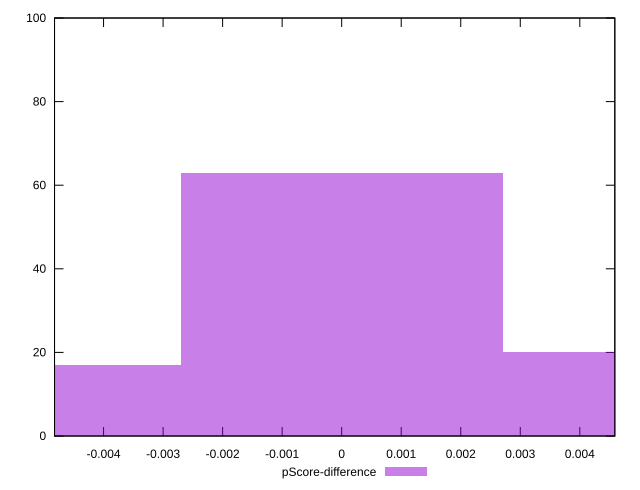

This figure's gnuplot source:
reset

$pScoreDifference <<EOF
0 63
0.0054046547997498124 20
-0.0054046547997498124 17
EOF

set key outside below
set boxwidth 0.0054046547997498124
set xrange [-0.0048235294117647265:0.004588235294117671]
set yrange [0:100]
set trange [0:100]
set style fill transparent solid 0.5 noborder
set terminal svg size 640, 490 enhanced background rgb 'white'
set output "report_00026_2021-02-22T21:38:55.199Z/render-blocking-resources/samples/pages/pScore-difference/histogram.svg"

plot $pScoreDifference title "pScore-difference" with boxes

reset
